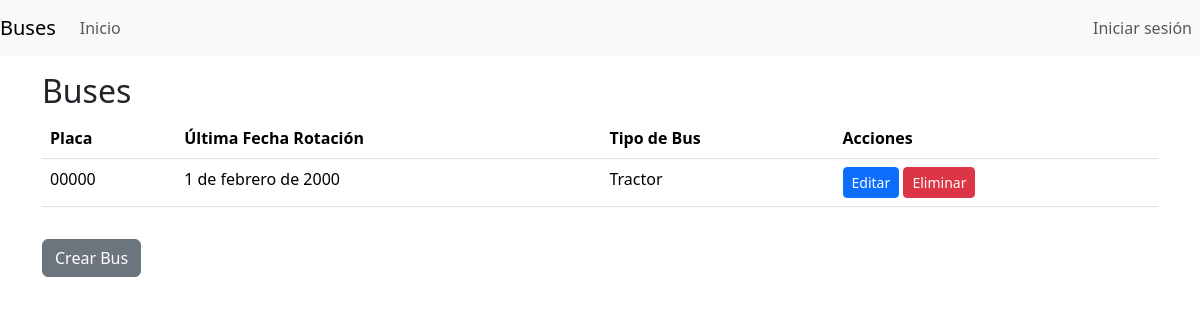
Screenshot of /buses/ver_bus/ with the database file from the repository.
### modulo_buses/models.py (models this page shows)
class Bus(models.Model):
    placa = models.CharField(max_length=256, blank=False, verbose_name='Numero de placa')
    ultima_fecha_rotacion = models.DateField(blank=False, verbose_name='Ultima fecha de rotación')
    tipo_bus = models.ForeignKey(TipoBus, on_delete=models.PROTECT)

class TipoBus(models.Model):
    tipo = models.CharField(max_length=256,blank=False)
    capacidad = models.IntegerField(blank=False)
    def __str__(self):
        return self.tipo

### modulo_buses/views.py (the view)
# urls.py: path('ver_bus/', ViewListarBuses.as_view(), name='ver_bus')
class ViewListarBuses(ListView):
    model = Bus
    context_object_name = 'buses'
    template_name = 'vista_buses.html'

### modulo_buses/templates/vista_buses.html
{% extends "base.html" %}
{% block contenido %}
<div class="container">
  <h2 class="mt-3">Buses</h2>
  <table class="table">
    <thead>
      <tr>
        <th>Placa</th>
        <th>Última Fecha Rotación</th>
        <th>Tipo de Bus</th>
        <th>Acciones</th>
      </tr>
    </thead>
    <tbody>
      {% for bus in buses %}
      <tr>
        <td>{{ bus.placa }}</td>
        <td>{{ bus.ultima_fecha_rotacion }}</td>
        <td>{{ bus.tipo_bus }}</td>
        <td>
          <a href="{% url 'buses:editar_bus' bus.id %}" class="btn btn-primary btn-sm">Editar</a>
          <a href="{% url 'buses:eliminar_bus' bus.id %}" class="btn btn-danger btn-sm">Eliminar</a>
        </td>
      </tr>
      {% endfor %}
    </tbody>
  </table>
  <a href="{% url 'buses:crear_bus' %}" class="btn btn-secondary mt-3">Crear Bus</a>
</div>
{% endblock contenido %}

### rows the page displays
Bus: placa "00000", ultima_fecha_rotacion "1 de febrero de 2000", tipo_bus "Tractor"
